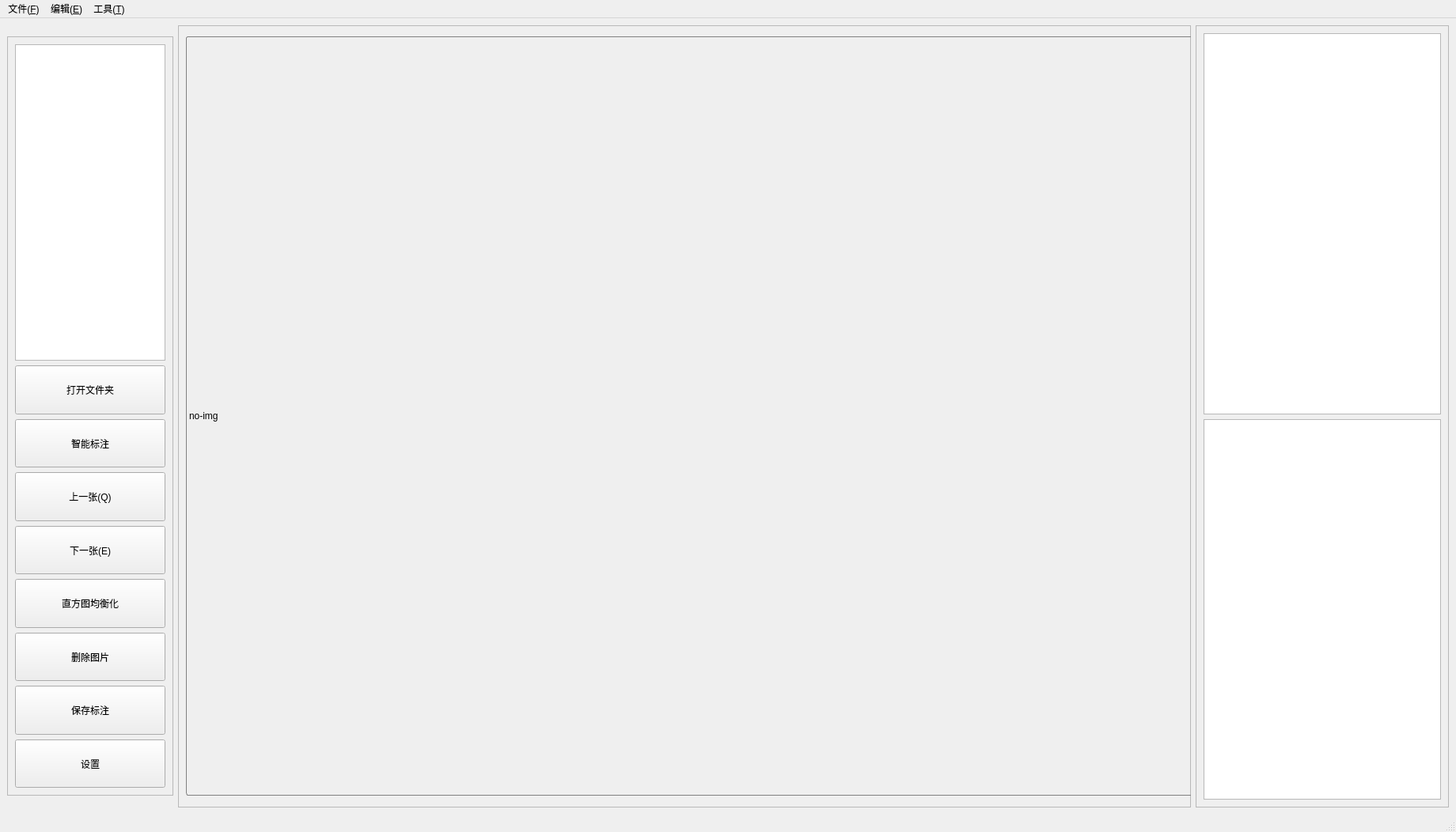
<?xml version="1.0" encoding="UTF-8"?>
<ui version="4.0">
 <class>MainWindow</class>
 <widget class="QMainWindow" name="MainWindow">
  <property name="geometry">
   <rect>
    <x>0</x>
    <y>0</y>
    <width>1840</width>
    <height>1052</height>
   </rect>
  </property>
  <property name="acceptDrops">
   <bool>true</bool>
  </property>
  <property name="windowTitle">
   <string>ATLabelMaster</string>
  </property>
  <property name="dockNestingEnabled">
   <bool>true</bool>
  </property>
  <widget class="QWidget" name="centralwidget">
   <layout class="QHBoxLayout" name="horizontalLayout">
    <item>
     <widget class="QFrame" name="left_frame">
      <property name="sizePolicy">
       <sizepolicy hsizetype="Minimum" vsizetype="Preferred">
        <horstretch>0</horstretch>
        <verstretch>0</verstretch>
       </sizepolicy>
      </property>
      <property name="minimumSize">
       <size>
        <width>200</width>
        <height>960</height>
       </size>
      </property>
      <property name="maximumSize">
       <size>
        <width>240</width>
        <height>960</height>
       </size>
      </property>
      <property name="frameShape">
       <enum>QFrame::StyledPanel</enum>
      </property>
      <property name="frameShadow">
       <enum>QFrame::Raised</enum>
      </property>
      <layout class="QVBoxLayout" name="verticalLayout">
       <item>
        <widget class="QListView" name="list_view">
         <property name="sizePolicy">
          <sizepolicy hsizetype="MinimumExpanding" vsizetype="MinimumExpanding">
           <horstretch>0</horstretch>
           <verstretch>0</verstretch>
          </sizepolicy>
         </property>
         <property name="minimumSize">
          <size>
           <width>0</width>
           <height>0</height>
          </size>
         </property>
         <property name="maximumSize">
          <size>
           <width>16777215</width>
           <height>400</height>
          </size>
         </property>
        </widget>
       </item>
       <item>
        <widget class="QPushButton" name="open_folder_button">
         <property name="sizePolicy">
          <sizepolicy hsizetype="Minimum" vsizetype="Preferred">
           <horstretch>0</horstretch>
           <verstretch>0</verstretch>
          </sizepolicy>
         </property>
         <property name="text">
          <string>打开文件夹</string>
         </property>
        </widget>
       </item>
       <item>
        <widget class="QPushButton" name="smart_button">
         <property name="sizePolicy">
          <sizepolicy hsizetype="Minimum" vsizetype="Preferred">
           <horstretch>0</horstretch>
           <verstretch>0</verstretch>
          </sizepolicy>
         </property>
         <property name="text">
          <string>智能标注</string>
         </property>
        </widget>
       </item>
       <item>
        <widget class="QPushButton" name="previous_button">
         <property name="sizePolicy">
          <sizepolicy hsizetype="Minimum" vsizetype="Preferred">
           <horstretch>0</horstretch>
           <verstretch>0</verstretch>
          </sizepolicy>
         </property>
         <property name="text">
          <string>上一张(Q)</string>
         </property>
        </widget>
       </item>
       <item>
        <widget class="QPushButton" name="next_pic">
         <property name="sizePolicy">
          <sizepolicy hsizetype="Minimum" vsizetype="Preferred">
           <horstretch>0</horstretch>
           <verstretch>0</verstretch>
          </sizepolicy>
         </property>
         <property name="text">
          <string>下一张(E)</string>
         </property>
        </widget>
       </item>
       <item>
        <widget class="QPushButton" name="histogram_button">
         <property name="sizePolicy">
          <sizepolicy hsizetype="Minimum" vsizetype="Preferred">
           <horstretch>0</horstretch>
           <verstretch>0</verstretch>
          </sizepolicy>
         </property>
         <property name="text">
          <string>直方图均衡化</string>
         </property>
        </widget>
       </item>
       <item>
        <widget class="QPushButton" name="delete_button">
         <property name="sizePolicy">
          <sizepolicy hsizetype="Minimum" vsizetype="Preferred">
           <horstretch>0</horstretch>
           <verstretch>0</verstretch>
          </sizepolicy>
         </property>
         <property name="minimumSize">
          <size>
           <width>0</width>
           <height>0</height>
          </size>
         </property>
         <property name="text">
          <string>删除图片</string>
         </property>
        </widget>
       </item>
       <item>
        <widget class="QPushButton" name="save_button">
         <property name="sizePolicy">
          <sizepolicy hsizetype="Minimum" vsizetype="Preferred">
           <horstretch>0</horstretch>
           <verstretch>0</verstretch>
          </sizepolicy>
         </property>
         <property name="text">
          <string>保存标注</string>
         </property>
        </widget>
       </item>
       <item>
        <widget class="QPushButton" name="pushButton">
         <property name="sizePolicy">
          <sizepolicy hsizetype="Minimum" vsizetype="Preferred">
           <horstretch>0</horstretch>
           <verstretch>0</verstretch>
          </sizepolicy>
         </property>
         <property name="text">
          <string>设置</string>
         </property>
        </widget>
       </item>
      </layout>
     </widget>
    </item>
    <item>
     <widget class="QFrame" name="center_frame">
      <property name="sizePolicy">
       <sizepolicy hsizetype="Preferred" vsizetype="Preferred">
        <horstretch>0</horstretch>
        <verstretch>0</verstretch>
       </sizepolicy>
      </property>
      <property name="minimumSize">
       <size>
        <width>1280</width>
        <height>960</height>
       </size>
      </property>
      <property name="frameShape">
       <enum>QFrame::StyledPanel</enum>
      </property>
      <property name="frameShadow">
       <enum>QFrame::Raised</enum>
      </property>
      <layout class="QVBoxLayout" name="verticalLayout_2">
       <item>
        <spacer name="spacer_lower">
         <property name="orientation">
          <enum>Qt::Vertical</enum>
         </property>
         <property name="sizeHint" stdset="0">
          <size>
           <width>20</width>
           <height>40</height>
          </size>
         </property>
        </spacer>
       </item>
       <item>
        <widget class="ImageCanvas" name="label">
         <property name="minimumSize">
          <size>
           <width>1280</width>
           <height>960</height>
          </size>
         </property>
         <property name="styleSheet">
          <string notr="true">QLabel { border: 1px solid gray; border-radius: 3px; }</string>
         </property>
         <property name="text">
          <string>no-img</string>
         </property>
        </widget>
       </item>
       <item>
        <spacer name="spacer_upper">
         <property name="orientation">
          <enum>Qt::Vertical</enum>
         </property>
         <property name="sizeHint" stdset="0">
          <size>
           <width>20</width>
           <height>40</height>
          </size>
         </property>
        </spacer>
       </item>
      </layout>
     </widget>
    </item>
    <item>
     <widget class="QFrame" name="right_frame">
      <property name="frameShape">
       <enum>QFrame::StyledPanel</enum>
      </property>
      <property name="frameShadow">
       <enum>QFrame::Raised</enum>
      </property>
      <layout class="QVBoxLayout" name="verticalLayout_3">
       <item>
        <widget class="QTextEdit" name="log_text">
         <property name="minimumSize">
          <size>
           <width>300</width>
           <height>0</height>
          </size>
         </property>
        </widget>
       </item>
       <item>
        <widget class="QTreeView" name="file_tree_view"/>
       </item>
      </layout>
     </widget>
    </item>
   </layout>
  </widget>
  <widget class="QStatusBar" name="statusbar"/>
  <widget class="QMenuBar" name="menubar">
   <property name="geometry">
    <rect>
     <x>0</x>
     <y>0</y>
     <width>1840</width>
     <height>39</height>
    </rect>
   </property>
   <widget class="QMenu" name="menuFile">
    <property name="title">
     <string>文件(&amp;F)</string>
    </property>
    <addaction name="actionOpen"/>
    <addaction name="actionSave"/>
    <addaction name="actionDelete"/>
   </widget>
   <widget class="QMenu" name="menuEdit">
    <property name="title">
     <string>编辑(&amp;E)</string>
    </property>
    <addaction name="actionPrev"/>
    <addaction name="actionNext"/>
    <addaction name="actionHistEq"/>
    <addaction name="actionSmart"/>
   </widget>
   <widget class="QMenu" name="menuTools">
    <property name="title">
     <string>工具(&amp;T)</string>
    </property>
    <addaction name="actionSettings"/>
   </widget>
   <addaction name="menuFile"/>
   <addaction name="menuEdit"/>
   <addaction name="menuTools"/>
  </widget>
  <action name="actionOpen">
   <property name="text">
    <string>打开</string>
   </property>
   <property name="toolTip">
    <string>打开文件夹</string>
   </property>
   <property name="shortcut">
    <string>Ctrl+O</string>
   </property>
  </action>
  <action name="actionSave">
   <property name="text">
    <string>保存</string>
   </property>
   <property name="toolTip">
    <string>保存标注</string>
   </property>
   <property name="shortcut">
    <string>Ctrl+S</string>
   </property>
  </action>
  <action name="actionPrev">
   <property name="text">
    <string>上一张</string>
   </property>
   <property name="shortcut">
    <string>Q</string>
   </property>
  </action>
  <action name="actionNext">
   <property name="text">
    <string>下一张</string>
   </property>
   <property name="shortcut">
    <string>E</string>
   </property>
  </action>
  <action name="actionHistEq">
   <property name="text">
    <string>直方图均衡化</string>
   </property>
   <property name="shortcut">
    <string>H</string>
   </property>
  </action>
  <action name="actionDelete">
   <property name="text">
    <string>删除图片</string>
   </property>
   <property name="shortcut">
    <string>Del</string>
   </property>
  </action>
  <action name="actionSmart">
   <property name="text">
    <string>智能标注</string>
   </property>
   <property name="shortcut">
    <string>Space</string>
   </property>
  </action>
  <action name="actionSettings">
   <property name="text">
    <string>设置</string>
   </property>
  </action>
 </widget>
 <customwidgets>
  <customwidget>
   <class>ImageCanvas</class>
   <extends>QLabel</extends>
   <header>ui/image_canvas.hpp</header>
  </customwidget>
 </customwidgets>
 <resources/>
 <connections/>
</ui>
